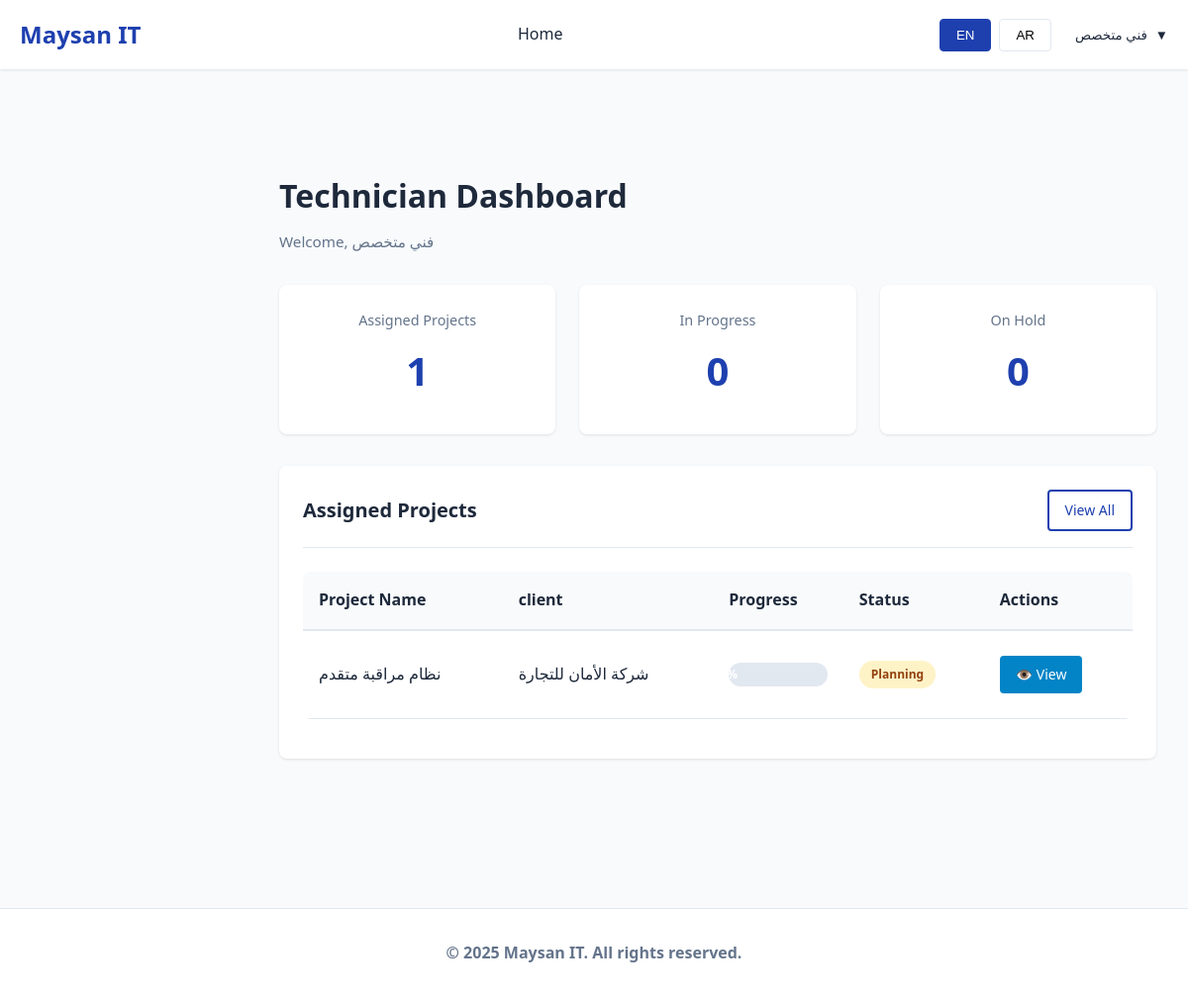
The page /pages/technician/dashboard.php (signed in) on the database its author committed.
### tables this page shows
CREATE TABLE IF NOT EXISTS `users` (
    `id` INT PRIMARY KEY AUTO_INCREMENT,
    `username` VARCHAR(100) UNIQUE NOT NULL,
    `email` VARCHAR(100) UNIQUE NOT NULL,
    `password` VARCHAR(255) NOT NULL,
    `full_name` VARCHAR(150) NOT NULL,
    `phone` VARCHAR(20),
    `role` ENUM('admin', 'client', 'technician', 'sales') NOT NULL,
    `status` ENUM('active', 'inactive') DEFAULT 'active',
    `created_at` TIMESTAMP DEFAULT CURRENT_TIMESTAMP,
    `updated_at` TIMESTAMP DEFAULT CURRENT_TIMESTAMP ON UPDATE CURRENT_TIMESTAMP,
    INDEX `idx_role` (`role`),
    INDEX `idx_status` (`status`),
    INDEX `idx_username` (`username`)
);

CREATE TABLE IF NOT EXISTS `projects` (
    `id` INT PRIMARY KEY AUTO_INCREMENT,
    `client_id` INT NOT NULL,
    `project_name` VARCHAR(200) NOT NULL,
    `description` TEXT,
    `project_type` VARCHAR(100),
    `location` VARCHAR(200),
    `start_date` DATE,
    `end_date` DATE,
    `budget` DECIMAL(12, 2),
    `progress_percentage` INT DEFAULT 0,
    `status` ENUM('planning', 'in_progress', 'on_hold', 'completed', 'cancelled') DEFAULT 'planning',
    `assigned_technician_id` INT,
    `assigned_sales_id` INT,
    `created_at` TIMESTAMP DEFAULT CURRENT_TIMESTAMP,
    `updated_at` TIMESTAMP DEFAULT CURRENT_TIMESTAMP ON UPDATE CURRENT_TIMESTAMP,
    FOREIGN KEY (`client_id`) REFERENCES `clients`(`id`) ON DELETE CASCADE,
    FOREIGN KEY (`assigned_technician_id`) REFERENCES `users`(`id`) ON DELETE SET NULL,
    FOREIGN KEY (`assigned_sales_id`) REFERENCES `users`(`id`) ON DELETE SET NULL,
    INDEX `idx_client_id` (`client_id`),
    INDEX `idx_status` (`status`),
    INDEX `idx_progress` (`progress_percentage`),
    INDEX `idx_technician_id` (`assigned_technician_id`),
    INDEX `idx_sales_id` (`assigned_sales_id`)
);

CREATE TABLE IF NOT EXISTS `clients` (
    `id` INT PRIMARY KEY AUTO_INCREMENT,
    `user_id` INT NOT NULL,
    `company_name` VARCHAR(200) NOT NULL,
    `contact_person` VARCHAR(150),
    `phone` VARCHAR(20),
    `email` VARCHAR(100),
    `address` TEXT,
    `city` VARCHAR(100),
    `country` VARCHAR(100),
    `notes` TEXT,
    `status` ENUM('active', 'inactive') DEFAULT 'active',
    `created_at` TIMESTAMP DEFAULT CURRENT_TIMESTAMP,
    `updated_at` TIMESTAMP DEFAULT CURRENT_TIMESTAMP ON UPDATE CURRENT_TIMESTAMP,
    FOREIGN KEY (`user_id`) REFERENCES `users`(`id`) ON DELETE CASCADE,
    INDEX `idx_status` (`status`),
    INDEX `idx_user_id` (`user_id`),
    INDEX `idx_company_name` (`company_name`)
);

### includes/language.php (called while the page is built, shortened)
<?php
function t($key) {
    global $translations;
    $lang = $_SESSION['language'] ?? 'en';
    return $translations[$lang][$key] ?? $key;
}
function getCurrentLanguage() {
    return $_SESSION['language'] ?? 'en';
}
function getLanguageDirection() {
    return getCurrentLanguage() === 'ar' ? 'rtl' : 'ltr';
}
function getLanguageClass() {
    return getCurrentLanguage() === 'ar' ? 'ar' : 'en';
}
?>

### includes/auth.php (called while the page is built, shortened)
<?php
require_once __DIR__ . '/../config/database.php';
function isLoggedIn() {
    return isset($_SESSION['user_id']) && !empty($_SESSION['user_id']);
}
function getCurrentUser() {
    global $conn;
    $stmt = $conn->prepare("SELECT * FROM users WHERE id = ?");
    $stmt->bind_param("i", $_SESSION['user_id']);
    $stmt->execute();
    $result = $stmt->get_result();
    return $result->fetch_assoc() ?: null;
}
?>

### includes/functions.php (called while the page is built, shortened)
<?php
require_once __DIR__ . '/../config/database.php';
function getAllProjectsForTechnician() {
    global $conn;
    $sql = "
        SELECT
            p.id,
            p.project_name,
            p.location,
            p.status,
            p.progress_percentage,
            c.company_name
        FROM projects p
        LEFT JOIN clients c ON p.client_id = c.id
        WHERE p.status != 'cancelled'
        ORDER BY p.created_at DESC
    ";
    $result = $conn->query($sql);
    return $result->fetch_all(MYSQLI_ASSOC);
}
?>

### pages/technician/dashboard.php (the view, shortened to what this page needs)
<?php
require_once __DIR__ . '/../../config/database.php';
require_once __DIR__ . '/../../includes/auth.php';
require_once __DIR__ . '/../../includes/language.php';
require_once __DIR__ . '/../../includes/functions.php';
$projects = getAllProjectsForTechnician();
$total_assigned = count($projects);
$in_progress = count(array_filter($projects, fn($p) => $p['status'] === 'in_progress'));
$on_hold = count(array_filter($projects, fn($p) => $p['status'] === 'on_hold'));
include __DIR__ . '/../../includes/header.php';
?>
<div class="page-header">
    <h1 class="page-title"><?php echo t('technician_dashboard'); ?></h1>
    <p class="page-subtitle"><?php echo t('welcome'); ?>, <?php echo htmlspecialchars($current_user['full_name']); ?></p>
</div>
<div class="dashboard-grid">
    <div class="stat-card">
        <div class="stat-card-label"><?php echo t('assigned_projects'); ?></div>
        <div class="stat-card-value"><?php echo $total_assigned; ?></div>
    </div>
    <div class="stat-card">
        <div class="stat-card-label"><?php echo t('in_progress'); ?></div>
        <div class="stat-card-value"><?php echo $in_progress; ?></div>
    </div>
    <div class="stat-card">
        <div class="stat-card-label"><?php echo t('on_hold'); ?></div>
        <div class="stat-card-value"><?php echo $on_hold; ?></div>
    </div>
</div>
<div class="card">
    <div class="card-header">
        <h2 class="card-title"><?php echo t('assigned_projects'); ?></h2>
        <a href="/maysan/pages/technician/projects.php" class="btn btn-outline btn-sm"><?php echo t('view_all'); ?></a>
    </div>
    <div class="card-body">
        <?php if (count($projects) > 0): ?>
        <table class="table">
            <thead>
                <tr>
                    <th><?php echo t('project_name'); ?></th>
                    <th><?php echo t('client'); ?></th>
                    <th><?php echo t('progress'); ?></th>
                    <th><?php echo t('status'); ?></th>
                    <th><?php echo t('actions'); ?></th>
                </tr>
            </thead>
            <tbody>
                <?php
                $display_projects = array_slice($projects, 0, 5);
                foreach ($display_projects as $project):
                ?>
                <tr>
                    <td><?php echo htmlspecialchars($project['project_name']); ?></td>
                    <td><?php echo htmlspecialchars($project['company_name'] ?? 'N/A'); ?></td>
                    <td>
                        <div class="progress">
                            <div class="progress-bar" style="width: <?php echo $project['progress_percentage']; ?>%">
                                <?php echo $project['progress_percentage']; ?>%
                            </div>
                        </div>
                    </td>
                    <td>
                        <span class="badge badge-<?php echo $project['status'] === 'completed' ? 'success' : ($project['status'] === 'in_progress' ? 'info' : 'warning'); ?>">
                            <?php echo ucfirst(str_replace('_', ' ', $project['status'])); ?>
                        </span>
                    </td>
                    <td>
                        <a href="/maysan/pages/technician/project-detail.php?id=<?php echo $project['id']; ?>" class="btn btn-info btn-sm">
                            👁️ <?php echo t('view'); ?>
                        </a>
                    </td>
                </tr>
                <?php endforeach; ?>
            </tbody>
        </table>
        <?php else: ?>
        <p style="text-align: center; color: var(--light-text);"><?php echo t('no_projects_found'); ?></p>
        <?php endif; ?>
    </div>
</div>
<?php include __DIR__ . '/../../includes/footer.php'; ?>

### includes/header.php (shortened to what this page needs)
<?php
require_once __DIR__ . '/auth.php';
require_once __DIR__ . '/language.php';
$current_user = getCurrentUser();
?>
<!DOCTYPE html>
<html lang="<?php echo getCurrentLanguage(); ?>" dir="<?php echo getLanguageDirection(); ?>" class="<?php echo getLanguageClass(); ?>">
<head>
    <link rel="stylesheet" href="../../assets/css/style.css">
</head>
<body>
    <nav class="navbar">
        <div class="container">
            <div class="navbar-content">
                <a href="/maysan" class="navbar-brand">
                    <span><?php echo t('company_name'); ?></span>
                </a>
                <ul class="navbar-menu">
                    <li><a href="/maysan"><?php echo t('home'); ?></a></li>
                </ul>
                <div class="navbar-right">
                    <div class="language-switcher">
                        <button class="<?php echo getCurrentLanguage() === 'en' ? 'active' : ''; ?>" onclick="switchLanguage('en')">EN</button>
                        <button class="<?php echo getCurrentLanguage() === 'ar' ? 'active' : ''; ?>" onclick="switchLanguage('ar')">AR</button>
                    </div>
                    <div class="user-menu">
                        <button class="user-menu-toggle" onclick="toggleUserMenu()">
                            <span><?php echo htmlspecialchars($current_user['full_name'] ?? 'User'); ?></span>
                            <span>▼</span>
                        </button>
                    </div>
                </div>
            </div>
        </div>
    </nav>
    <main class="main-content">

### assets/css/style.css (style rules this page uses)
:root { --primary-color: #1e40af; --secondary-color: #0f766e; --accent-color: #f97316; --success-color: #16a34a; --warning-color: #ea580c; --danger-color: #dc2626; --info-color: #0284c7; --light-bg: #f8fafc; --dark-text: #1e293b; --light-text: #64748b; --border-color: #e2e8f0; --shadow: 0 1px 3px rgba(0, 0, 0, 0.1); --shadow-lg: 0 10px 15px -3px rgba(0, 0, 0, 0.1); }
* { margin: 0; padding: 0; box-sizing: border-box; }
html { scroll-behavior: smooth; }
body { font-family: 'Segoe UI', Tahoma, Geneva, Verdana, sans-serif; background-color: var(--light-bg); color: var(--dark-text); line-height: 1.6; }
html.en body { text-align: left; }
.container { max-width: 1200px; margin: 0 auto; padding: 0 20px; }
.navbar { background: white; box-shadow: var(--shadow); position: sticky; top: 0; z-index: 1000; }
.navbar-content { display: flex; justify-content: space-between; align-items: center; padding: 1rem 0; }
.navbar-brand { display: flex; align-items: center; gap: 10px; font-size: 1.5rem; font-weight: bold; color: var(--primary-color); text-decoration: none; }
.navbar-menu { display: flex; gap: 2rem; align-items: center; list-style: none; }
.navbar-menu a { color: var(--dark-text); text-decoration: none; font-weight: 500; transition: color 0.3s ease; }
.navbar-right { display: flex; gap: 1.5rem; align-items: center; }
.language-switcher { display: flex; gap: 0.5rem; }
.language-switcher button { padding: 0.5rem 1rem; border: 1px solid var(--border-color); background: white; cursor: pointer; border-radius: 4px; transition: all 0.3s ease; }
.language-switcher button.active { background: var(--primary-color); color: white; border-color: var(--primary-color); }
.user-menu { position: relative; }
.user-menu-toggle { background: none; border: none; cursor: pointer; display: flex; align-items: center; gap: 0.5rem; color: var(--dark-text); font-weight: 500; }
.main-content { margin-left: 250px; margin-top: 70px; padding: 2rem; min-height: calc(100vh - 70px); }
.page-header { margin-bottom: 2rem; }
.page-title { font-size: 2rem; font-weight: bold; color: var(--dark-text); margin-bottom: 0.5rem; }
.page-subtitle { color: var(--light-text); font-size: 0.95rem; }
.card { background: white; border-radius: 8px; box-shadow: var(--shadow); padding: 1.5rem; margin-bottom: 1.5rem; transition: box-shadow 0.3s ease; }
.card-header { display: flex; justify-content: space-between; align-items: center; margin-bottom: 1.5rem; padding-bottom: 1rem; border-bottom: 1px solid var(--border-color); }
.card-title { font-size: 1.25rem; font-weight: bold; color: var(--dark-text); }
.card-body { margin-bottom: 1rem; }
.dashboard-grid { display: grid; grid-template-columns: repeat(auto-fit, minmax(250px, 1fr)); gap: 1.5rem; margin-bottom: 2rem; }
.stat-card { background: white; border-radius: 8px; padding: 1.5rem; box-shadow: var(--shadow); text-align: center; }
.stat-card-value { font-size: 2.5rem; font-weight: bold; color: var(--primary-color); margin: 0.5rem 0; }
.stat-card-label { color: var(--light-text); font-size: 0.9rem; }
.btn { padding: 0.75rem 1.5rem; border: none; border-radius: 4px; font-size: 1rem; font-weight: 500; cursor: pointer; transition: all 0.3s ease; display: inline-flex; align-items: center; gap: 0.5rem; text-decoration: none; }
.btn-info { background-color: var(--info-color); color: white; }
.btn-outline { background-color: transparent; border: 2px solid var(--primary-color); color: var(--primary-color); }
.btn-sm { padding: 0.5rem 1rem; font-size: 0.875rem; }
.table { width: 100%; border-collapse: collapse; background: white; border-radius: 8px; overflow: hidden; }
.table thead { background-color: var(--light-bg); }
.table th { padding: 1rem; text-align: left; font-weight: 600; color: var(--dark-text); border-bottom: 2px solid var(--border-color); }
.table td { padding: 1rem; border-bottom: 1px solid var(--border-color); }
.progress { width: 100%; height: 24px; background-color: var(--border-color); border-radius: 12px; overflow: hidden; margin: 1rem 0; }
.progress-bar { height: 100%; background: linear-gradient(90deg, var(--primary-color), var(--secondary-color)); display: flex; align-items: center; justify-content: center; color: white; font-size: 0.75rem; font-weight: bold; transition: width 0.3s ease; }
.badge { display: inline-block; padding: 0.25rem 0.75rem; border-radius: 20px; font-size: 0.75rem; font-weight: 600; }
.badge-warning { background-color: #fef3c7; color: #92400e; }

### rows shown on the page
users: full_name "فني متخصص"
projects: status "0", project_name "نظام مراقبة متقدم", client.company_name "شركة الأمان للتجارة", status "Planning"

### other values the page prints
t('company_name') "Maysan IT"
t('home') "Home"
t('technician_dashboard') "Technician Dashboard"
t('welcome') "Welcome"
t('assigned_projects') "Assigned Projects"
$total_assigned "1"
t('in_progress') "In Progress"
t('on_hold') "On Hold"
t('view_all') "View All"
t('project_name') "Project Name"
t('client') "client"
t('progress') "Progress"
t('status') "Status"
t('actions') "Actions"
